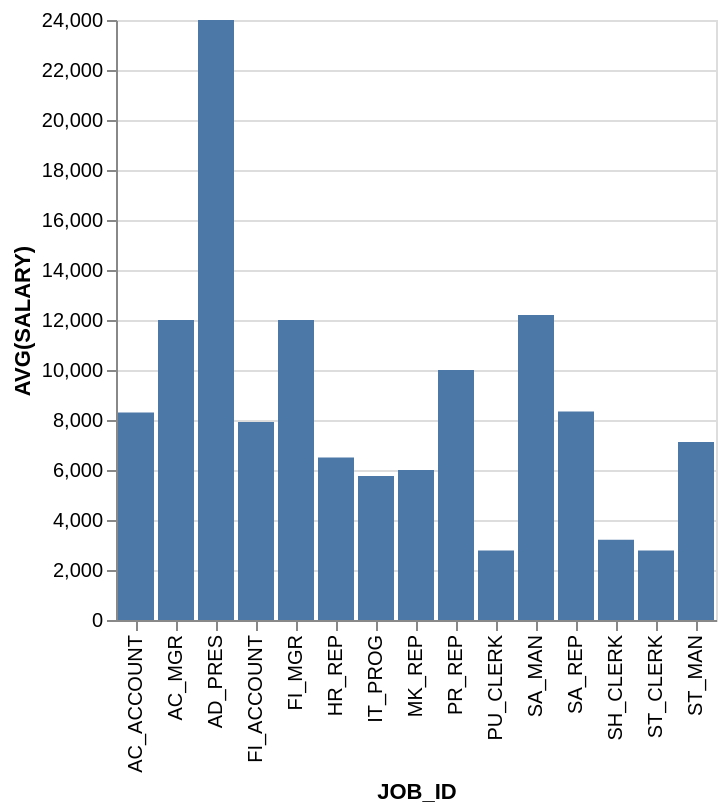

The Vega-Lite source for this figure:
### Vega-Lite specification from a JSON file in a GitHub repository (floating-point values rounded to 4 significant figures)
{"data": {"values": [{"x_data": "AC_ACCOUNT", "y_data": 8300}, {"x_data": "AC_MGR", "y_data": 12000}, {"x_data": "AD_PRES", "y_data": 24000}, {"x_data": "FI_ACCOUNT", "y_data": 7920}, {"x_data": "FI_MGR", "y_data": 12000}, {"x_data": "HR_REP", "y_data": 6500}, {"x_data": "IT_PROG", "y_data": 5760}, {"x_data": "MK_REP", "y_data": 6000}, {"x_data": "PR_REP", "y_data": 10000}, {"x_data": "PU_CLERK", "y_data": 2780}, {"x_data": "SA_MAN", "y_data": 12200}, {"x_data": "SA_REP", "y_data": 8341.0}, {"x_data": "SH_CLERK", "y_data": 3215}, {"x_data": "ST_CLERK", "y_data": 2785}, {"x_data": "ST_MAN", "y_data": 7125}]}, "mark": "bar", "encoding": {"x": {"field": "x_data", "type": "nominal", "title": "JOB_ID", "sort": "ascending"}, "y": {"field": "y_data", "type": "quantitative", "title": "AVG(SALARY)"}}}
